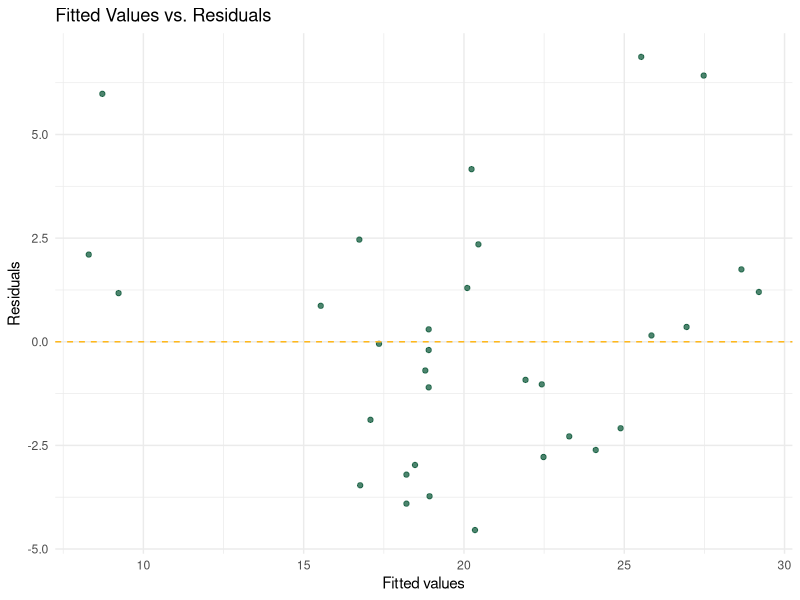
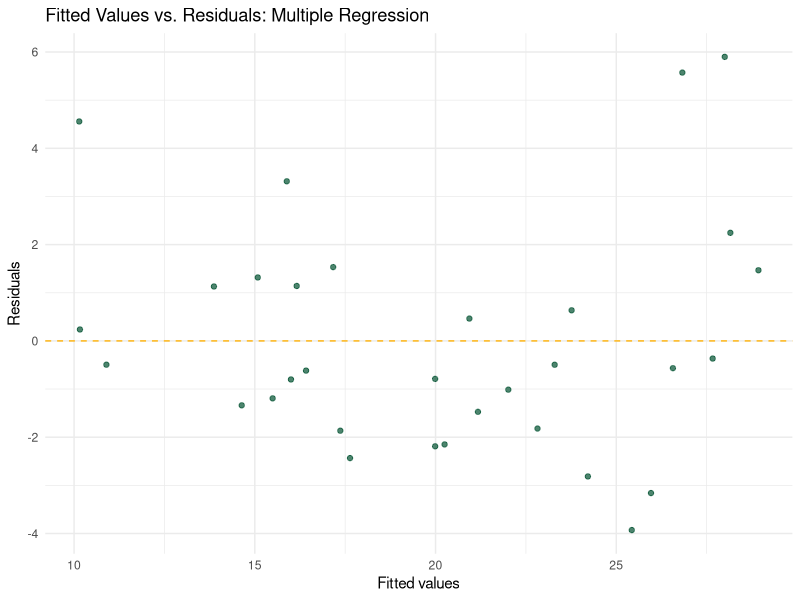
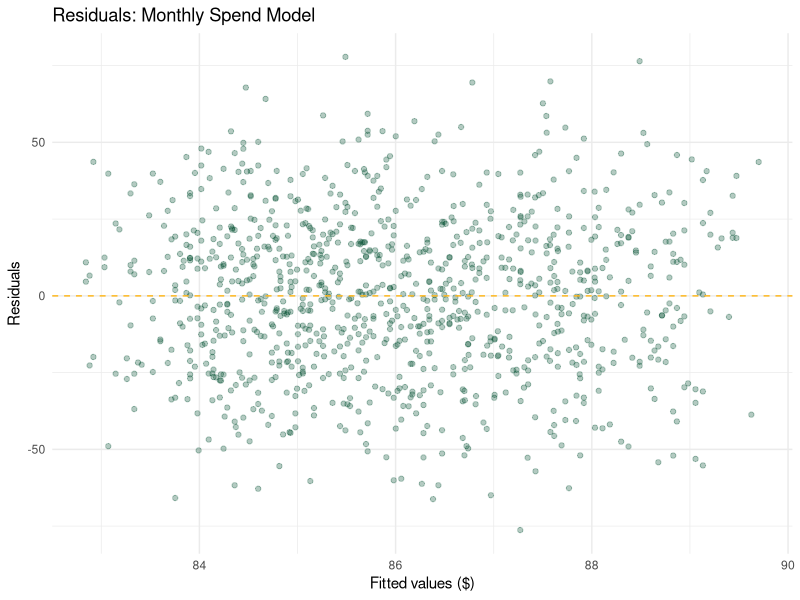
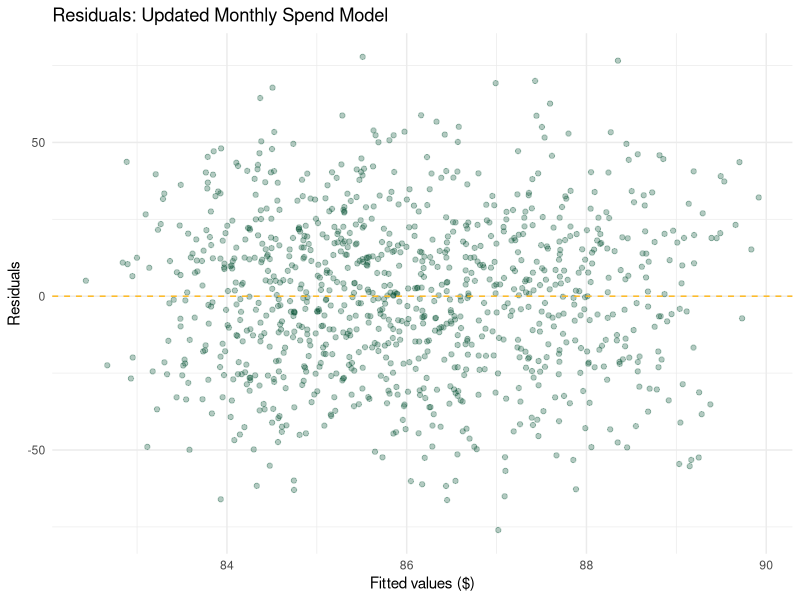

These charts were generated, in order, by the following R code:
## ---- chunk 1
#| label: setup
needed_packages <- c("tibble", "broom", "ggplot2", "knitr")
missing_packages <- needed_packages[!needed_packages %in% rownames(installed.packages())]

if (length(missing_packages) > 0) {
  install.packages(missing_packages)
}

library(tibble)
library(broom)
library(ggplot2)
library(knitr)
## ---- chunk 2
#| label: tbl-simple-coef
#| tbl-cap: "Coefficient estimates for the simple regression model"
fit_simple <- lm(mpg ~ wt, data = mtcars)
knitr::kable(tidy(fit_simple))
## ---- chunk 3
#| label: tbl-simple-glance
#| tbl-cap: "Model statistics for the simple regression model"
knitr::kable(glance(fit_simple))
## ---- chunk 4
#| label: tbl-simple-augment
#| tbl-cap: "First 10 rows from augment() for the simple regression model"
knitr::kable(head(augment(fit_simple), 10))
## ---- chunk 5
#| label: fig-resid-simple
#| fig-cap: "Residuals against fitted values for the simple regression model"
augment(fit_simple) |>
  ggplot(aes(x = .fitted, y = .resid)) +
  geom_point(color = "#005030", alpha = 0.7) +
  geom_hline(yintercept = 0, linetype = "dashed", color = "#FFB81C") +
  labs(
    title = "Fitted Values vs. Residuals",
    x = "Fitted values",
    y = "Residuals"
  ) +
  theme_minimal()
## ---- chunk 6
#| label: tbl-multi-glance
#| tbl-cap: "Model statistics after adding horsepower and cylinders"
fit_multi <- lm(mpg ~ wt + hp + cyl, data = mtcars)
knitr::kable(glance(fit_multi))
## ---- chunk 7
#| label: fig-resid-multi
#| fig-cap: "Residuals against fitted values for the multiple regression model"
augment(fit_multi) |>
  ggplot(aes(x = .fitted, y = .resid)) +
  geom_point(color = "#005030", alpha = 0.7) +
  geom_hline(yintercept = 0, linetype = "dashed", color = "#FFB81C") +
  labs(
    title = "Fitted Values vs. Residuals: Multiple Regression",
    x = "Fitted values",
    y = "Residuals"
  ) +
  theme_minimal()
## ---- chunk 8
#| label: create-customer-data
set.seed(42)
n <- 1000

customer_data <- tibble(
  customer_id = 1:n,
  tenure = sample(1:60, n, replace = TRUE),
  monthly_spend = round(rnorm(n, mean = 85, sd = 25), 2),
  num_products = sample(
    1:5,
    n,
    replace = TRUE,
    prob = c(0.3, 0.3, 0.2, 0.1, 0.1)
  ),
  num_complaints = rpois(n, lambda = 0.5),
  last_login_days = sample(1:90, n, replace = TRUE),
  region = sample(c("West", "East", "South", "Midwest"), n, replace = TRUE),
  churn = factor(
    ifelse(
      0.05 * num_complaints +
        0.02 * last_login_days -
        0.015 * tenure -
        0.005 * monthly_spend +
        rnorm(n, 0, 0.5) > 0.3,
      "yes",
      "no"
    )
  )
)

head(customer_data, 10)
## ---- chunk 9
#| label: tbl-spend-tidy
#| tbl-cap: "Coefficient estimates for the monthly spend model"
spend_fit <- lm(
  monthly_spend ~ tenure + num_products + region,
  data = customer_data
)
knitr::kable(tidy(spend_fit))
## ---- chunk 10
#| label: spend-summary
summary(spend_fit)
## ---- chunk 11
#| label: tbl-spend-glance
#| tbl-cap: "Model quality statistics for the monthly spend model"
knitr::kable(glance(spend_fit))
## ---- chunk 12
#| label: fig-spend-resid
#| fig-cap: "Residuals against fitted values for the monthly spend model"
augment(spend_fit) |>
  ggplot(aes(x = .fitted, y = .resid)) +
  geom_point(alpha = 0.3, color = "#005030") +
  geom_hline(yintercept = 0, linetype = "dashed", color = "#FFB81C") +
  labs(
    title = "Residuals: Monthly Spend Model",
    x = "Fitted values ($)",
    y = "Residuals"
  ) +
  theme_minimal()
## ---- chunk 13
#| label: tbl-spend-updated-tidy
#| tbl-cap: "Coefficient estimates for the updated monthly spend model"
spend_fit2 <- lm(
  monthly_spend ~ tenure + num_products + region +
    num_complaints + last_login_days,
  data = customer_data
)
knitr::kable(tidy(spend_fit2))
## ---- chunk 14
#| label: tbl-spend-updated-glance
#| tbl-cap: "Model quality statistics for the updated monthly spend model"
knitr::kable(glance(spend_fit2))
## ---- chunk 15
#| label: fig-spend-resid-updated
#| fig-cap: "Residuals against fitted values for the updated monthly spend model"
augment(spend_fit2) |>
  ggplot(aes(x = .fitted, y = .resid)) +
  geom_point(alpha = 0.3, color = "#005030") +
  geom_hline(yintercept = 0, linetype = "dashed", color = "#FFB81C") +
  labs(
    title = "Residuals: Updated Monthly Spend Model",
    x = "Fitted values ($)",
    y = "Residuals"
  ) +
  theme_minimal()
## ---- chunk 16
#| echo: true
# monthly_spend = rnorm(n, mean = 85, sd = 25)
